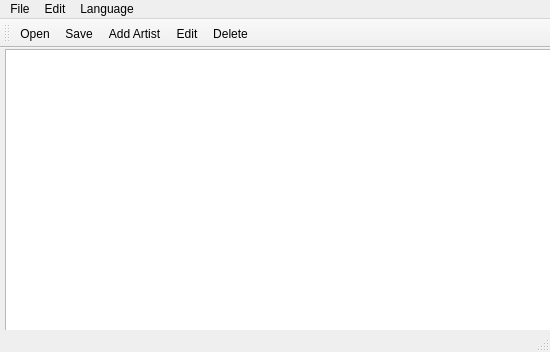
<?xml version="1.0" encoding="UTF-8"?>
<ui version="4.0">
 <class>MainWindow</class>
 <widget class="QMainWindow" name="MainWindow">
  <property name="geometry">
   <rect>
    <x>0</x>
    <y>0</y>
    <width>550</width>
    <height>352</height>
   </rect>
  </property>
  <property name="windowTitle">
   <string>Фонотека[*]</string>
  </property>
  <widget class="QWidget" name="centralWidget">
   <widget class="QTreeView" name="treeView">
    <property name="geometry">
     <rect>
      <x>5</x>
      <y>1</y>
      <width>551</width>
      <height>301</height>
     </rect>
    </property>
   </widget>
  </widget>
  <widget class="QMenuBar" name="menuBar">
   <property name="geometry">
    <rect>
     <x>0</x>
     <y>0</y>
     <width>550</width>
     <height>19</height>
    </rect>
   </property>
   <widget class="QMenu" name="menu">
    <property name="title">
     <string>File</string>
    </property>
    <addaction name="load_action"/>
    <addaction name="save_action"/>
    <addaction name="separator"/>
    <addaction name="exit_action"/>
   </widget>
   <widget class="QMenu" name="menu_2">
    <property name="title">
     <string>Edit</string>
    </property>
    <addaction name="edit_action"/>
    <addaction name="delete_action"/>
    <addaction name="add_artist_action"/>
    <addaction name="add_album_action"/>
    <addaction name="add_song_action"/>
   </widget>
   <widget class="QMenu" name="menuLanguage">
    <property name="title">
     <string>Language</string>
    </property>
    <addaction name="actionRussian"/>
    <addaction name="actionEnglish"/>
   </widget>
   <addaction name="menu"/>
   <addaction name="menu_2"/>
   <addaction name="menuLanguage"/>
  </widget>
  <widget class="QToolBar" name="mainToolBar">
   <attribute name="toolBarArea">
    <enum>TopToolBarArea</enum>
   </attribute>
   <attribute name="toolBarBreak">
    <bool>false</bool>
   </attribute>
   <addaction name="load_action"/>
   <addaction name="save_action"/>
   <addaction name="add_artist_action"/>
   <addaction name="edit_action"/>
   <addaction name="delete_action"/>
  </widget>
  <widget class="QStatusBar" name="statusBar"/>
  <action name="add_artist_action">
   <property name="text">
    <string>Add Artist</string>
   </property>
  </action>
  <action name="load_action">
   <property name="text">
    <string>Open</string>
   </property>
  </action>
  <action name="save_action">
   <property name="text">
    <string>Save</string>
   </property>
  </action>
  <action name="exit_action">
   <property name="text">
    <string>Exit</string>
   </property>
  </action>
  <action name="add_album_action">
   <property name="text">
    <string>Add Album</string>
   </property>
  </action>
  <action name="add_song_action">
   <property name="text">
    <string>Add Song</string>
   </property>
  </action>
  <action name="edit_action">
   <property name="text">
    <string>Edit</string>
   </property>
  </action>
  <action name="delete_action">
   <property name="text">
    <string>Delete</string>
   </property>
   <property name="shortcut">
    <string>Del</string>
   </property>
  </action>
  <action name="actionRussian">
   <property name="text">
    <string>Russian</string>
   </property>
  </action>
  <action name="actionEnglish">
   <property name="text">
    <string>English</string>
   </property>
  </action>
 </widget>
 <layoutdefault spacing="6" margin="11"/>
 <resources/>
 <connections/>
</ui>
